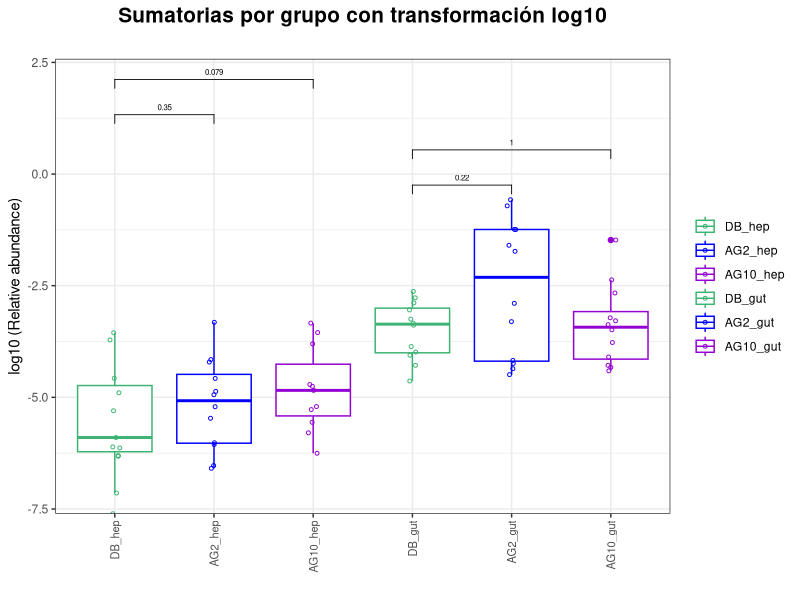

Write the R code that produced this figure.
## ---- chunk 1
knitr::opts_chunk$set(echo = TRUE, warning = FALSE, message = FALSE)
library("optparse")
library("ggplot2")
library("reshape")
require("gridExtra")
library("ggpubr")
## ---- chunk 2
# Data input
summation <- read.table("sum_groups.txt",
                             header=TRUE,
                             sep="\t")


# Reshape of matrix
summation$group <- factor(summation$group, levels=c("DB_hep", "AG2_hep", "AG10_hep",
                                                    "DB_gut", "AG2_gut", "AG10_gut"))

# P-value groups
p_value <- list(c("DB_gut", "AG2_gut"), 
                    c("DB_gut", "AG10_gut"),
                    c("DB_hep", "AG2_hep"), 
                    c("DB_hep", "AG10_hep"))

# log10 transformation
summation$log10=log(summation$value)

# Boxplot with species log10 transformation
colors <- c("mediumseagreen", "blue", "darkviolet",
            "mediumseagreen", "blue", "darkviolet")

theme_set(theme_bw())

# Boxplot relative abundance
boxplot_summation <- ggplot(summation,
                            aes(x = group,
                            y = values)) +
  geom_boxplot(aes(color = group)) +
  geom_point(aes(color = group),
             size = 1,
             shape = 21,
             position = position_jitterdodge()) +
  labs(x="", 
       y="Relative abundance", 
       title="Sumatorias por grupo",
       subtitle = "") +
  theme(legend.title = element_blank(),
        axis.text.x = element_text(size = 8,
                                   angle = 90,
                                   hjust = 1,
                                   vjust = 0.5),
        plot.title = element_text(face = "bold",
                                  hjust = 0.5,
                                  size = 15)) +
  scale_color_manual(values = colors) +
  stat_compare_means(comparisons = p_value,
    method = "wilcox.test",
    size = 2)

# Boxplot relative abundance
boxplot_summation_log10 <- ggplot(summation,
                            aes(x = group,
                            y = log10)) +
  geom_boxplot(aes(color = group)) +
  geom_point(aes(color = group),
             size = 1,
             shape = 21,
             position = position_jitterdodge()) +
  labs(x="", 
       y="log10 (Relative abundance)", 
       title="Sumatorias por grupo con transformación log10",
       subtitle = "") +
  theme(legend.title = element_blank(),
        axis.text.x = element_text(size = 8,
                                   angle = 90,
                                   hjust = 1,
                                   vjust = 0.5),
        plot.title = element_text(face = "bold",
                                  hjust = 0.5,
                                  size = 15)) +
  scale_color_manual(values = colors) +
  stat_compare_means(comparisons = p_value,
    method = "wilcox.test",
    size = 2)

#grid.arrange(boxplot_summation,
#             boxplot_summation_log10,
#             nrow=2)

boxplot_summation_log10
